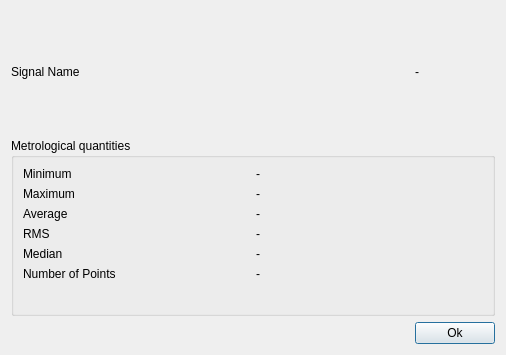
<?xml version="1.0" encoding="UTF-8"?>
<ui version="4.0">
 <class>DetailsDialog</class>
 <widget class="QDialog" name="DetailsDialog">
  <property name="geometry">
   <rect>
    <x>0</x>
    <y>0</y>
    <width>506</width>
    <height>355</height>
   </rect>
  </property>
  <property name="windowTitle">
   <string>Dialog</string>
  </property>
  <layout class="QGridLayout" name="gridLayout_2">
   <item row="0" column="0">
    <widget class="QLabel" name="label_6">
     <property name="text">
      <string>Signal Name</string>
     </property>
    </widget>
   </item>
   <item row="0" column="1">
    <spacer name="horizontalSpacer">
     <property name="orientation">
      <enum>Qt::Orientation::Horizontal</enum>
     </property>
     <property name="sizeHint" stdset="0">
      <size>
       <width>279</width>
       <height>20</height>
      </size>
     </property>
    </spacer>
   </item>
   <item row="0" column="2">
    <widget class="QLabel" name="sigName">
     <property name="text">
      <string>-</string>
     </property>
    </widget>
   </item>
   <item row="1" column="0" colspan="3">
    <widget class="QGroupBox" name="groupBox">
     <property name="title">
      <string>Metrological quantities</string>
     </property>
     <layout class="QGridLayout" name="gridLayout">
      <item row="8" column="0">
       <widget class="QLabel" name="label_7">
        <property name="text">
         <string>Number of Points</string>
        </property>
       </widget>
      </item>
      <item row="7" column="0">
       <widget class="QLabel" name="label_5">
        <property name="text">
         <string>Median</string>
        </property>
       </widget>
      </item>
      <item row="6" column="0">
       <widget class="QLabel" name="label_4">
        <property name="text">
         <string>RMS</string>
        </property>
       </widget>
      </item>
      <item row="5" column="0">
       <widget class="QLabel" name="label_3">
        <property name="text">
         <string>Average</string>
        </property>
       </widget>
      </item>
      <item row="2" column="2">
       <widget class="QLabel" name="max">
        <property name="layoutDirection">
         <enum>Qt::LayoutDirection::RightToLeft</enum>
        </property>
        <property name="frameShape">
         <enum>QFrame::Shape::NoFrame</enum>
        </property>
        <property name="text">
         <string>-</string>
        </property>
        <property name="openExternalLinks">
         <bool>false</bool>
        </property>
       </widget>
      </item>
      <item row="7" column="2">
       <widget class="QLabel" name="med">
        <property name="layoutDirection">
         <enum>Qt::LayoutDirection::RightToLeft</enum>
        </property>
        <property name="frameShape">
         <enum>QFrame::Shape::NoFrame</enum>
        </property>
        <property name="text">
         <string>-</string>
        </property>
        <property name="openExternalLinks">
         <bool>false</bool>
        </property>
       </widget>
      </item>
      <item row="0" column="0">
       <widget class="QLabel" name="label">
        <property name="text">
         <string>Minimum</string>
        </property>
       </widget>
      </item>
      <item row="2" column="0">
       <widget class="QLabel" name="label_2">
        <property name="text">
         <string>Maximum</string>
        </property>
       </widget>
      </item>
      <item row="6" column="2">
       <widget class="QLabel" name="rms">
        <property name="layoutDirection">
         <enum>Qt::LayoutDirection::RightToLeft</enum>
        </property>
        <property name="frameShape">
         <enum>QFrame::Shape::NoFrame</enum>
        </property>
        <property name="text">
         <string>-</string>
        </property>
        <property name="openExternalLinks">
         <bool>false</bool>
        </property>
       </widget>
      </item>
      <item row="0" column="2">
       <widget class="QLabel" name="min">
        <property name="layoutDirection">
         <enum>Qt::LayoutDirection::RightToLeft</enum>
        </property>
        <property name="frameShape">
         <enum>QFrame::Shape::NoFrame</enum>
        </property>
        <property name="text">
         <string>-</string>
        </property>
        <property name="openExternalLinks">
         <bool>false</bool>
        </property>
       </widget>
      </item>
      <item row="5" column="2">
       <widget class="QLabel" name="avg">
        <property name="layoutDirection">
         <enum>Qt::LayoutDirection::RightToLeft</enum>
        </property>
        <property name="frameShape">
         <enum>QFrame::Shape::NoFrame</enum>
        </property>
        <property name="text">
         <string>-</string>
        </property>
        <property name="openExternalLinks">
         <bool>false</bool>
        </property>
       </widget>
      </item>
      <item row="8" column="2">
       <widget class="QLabel" name="med_2">
        <property name="layoutDirection">
         <enum>Qt::LayoutDirection::RightToLeft</enum>
        </property>
        <property name="frameShape">
         <enum>QFrame::Shape::NoFrame</enum>
        </property>
        <property name="text">
         <string>-</string>
        </property>
        <property name="openExternalLinks">
         <bool>false</bool>
        </property>
       </widget>
      </item>
      <item row="9" column="2">
       <spacer name="horizontalSpacer_2">
        <property name="orientation">
         <enum>Qt::Orientation::Horizontal</enum>
        </property>
        <property name="sizeHint" stdset="0">
         <size>
          <width>148</width>
          <height>23</height>
         </size>
        </property>
       </spacer>
      </item>
      <item row="9" column="0">
       <spacer name="horizontalSpacer_3">
        <property name="orientation">
         <enum>Qt::Orientation::Horizontal</enum>
        </property>
        <property name="sizeHint" stdset="0">
         <size>
          <width>40</width>
          <height>20</height>
         </size>
        </property>
       </spacer>
      </item>
     </layout>
    </widget>
   </item>
   <item row="2" column="0" colspan="2">
    <spacer name="horizontalSpacer_4">
     <property name="orientation">
      <enum>Qt::Orientation::Horizontal</enum>
     </property>
     <property name="sizeHint" stdset="0">
      <size>
       <width>394</width>
       <height>20</height>
      </size>
     </property>
    </spacer>
   </item>
   <item row="2" column="2">
    <widget class="QPushButton" name="applyBtn">
     <property name="text">
      <string>Ok</string>
     </property>
    </widget>
   </item>
  </layout>
 </widget>
 <resources/>
 <connections/>
</ui>
